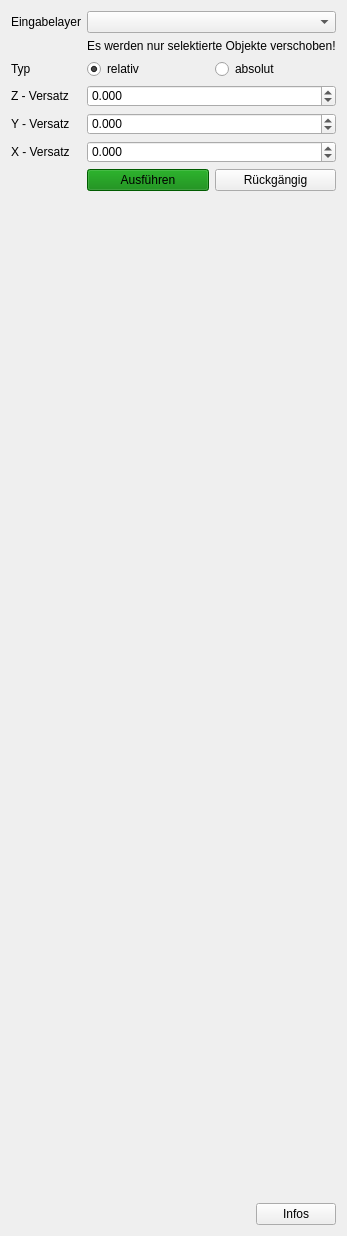
          <widget class="QWidget" name="lfaWidgetVerschieben">
           <property name="styleSheet">
            <string notr="true">#lfaWidgetVerschieben{
	background-color:  rgb(240,240,240)
}</string>
           </property>
           <attribute name="title">
            <string>Verschieben</string>
           </attribute>
           <layout class="QFormLayout" name="formLayout_4">
            <item row="1" column="0">
             <widget class="QLabel" name="label_15">
              <property name="text">
               <string>Eingabelayer</string>
              </property>
             </widget>
            </item>
            <item row="1" column="1">
             <widget class="QgsMapLayerComboBox" name="layerGeometryMove"/>
            </item>
            <item row="3" column="1">
             <widget class="QLabel" name="label_16">
              <property name="text">
               <string>Es werden nur selektierte Objekte verschoben!</string>
              </property>
             </widget>
            </item>
            <item row="4" column="0">
             <widget class="QLabel" name="label_22">
              <property name="text">
               <string>Typ</string>
              </property>
             </widget>
            </item>
            <item row="4" column="1">
             <layout class="QHBoxLayout" name="horizontalLayout">
              <item>
               <widget class="QRadioButton" name="radioGeometryMoveRelativ">
                <property name="text">
                 <string>relativ</string>
                </property>
                <property name="checked">
                 <bool>true</bool>
                </property>
               </widget>
              </item>
              <item>
               <widget class="QRadioButton" name="radioGeometryMoveAbsolut">
                <property name="text">
                 <string>absolut</string>
                </property>
               </widget>
              </item>
             </layout>
            </item>
            <item row="6" column="0">
             <widget class="QLabel" name="label_23">
              <property name="text">
               <string>Z - Versatz</string>
              </property>
             </widget>
            </item>
            <item row="6" column="1">
             <widget class="QgsDoubleSpinBox" name="spinBoxGeometryMoveZ">
              <property name="decimals">
               <number>3</number>
              </property>
              <property name="minimum">
               <double>-10000.000000000000000</double>
              </property>
              <property name="maximum">
               <double>10000.000000000000000</double>
              </property>
             </widget>
            </item>
            <item row="8" column="0">
             <widget class="QLabel" name="label_24">
              <property name="text">
               <string>Y - Versatz</string>
              </property>
             </widget>
            </item>
            <item row="8" column="1">
             <widget class="QgsDoubleSpinBox" name="spinBoxGeometryMoveY">
              <property name="decimals">
               <number>3</number>
              </property>
              <property name="minimum">
               <double>-100000.000000000000000</double>
              </property>
              <property name="maximum">
               <double>100000.000000000000000</double>
              </property>
             </widget>
            </item>
            <item row="11" column="0">
             <widget class="QLabel" name="label_25">
              <property name="text">
               <string>X - Versatz</string>
              </property>
             </widget>
            </item>
            <item row="11" column="1">
             <widget class="QgsDoubleSpinBox" name="spinBoxGeometryMoveX">
              <property name="decimals">
               <number>3</number>
              </property>
              <property name="minimum">
               <double>-100000.000000000000000</double>
              </property>
              <property name="maximum">
               <double>100000.000000000000000</double>
              </property>
             </widget>
            </item>
            <item row="14" column="1">
             <layout class="QHBoxLayout" name="horizontalLayout_2">
              <property name="leftMargin">
               <number>0</number>
              </property>
              <property name="topMargin">
               <number>0</number>
              </property>
              <property name="rightMargin">
               <number>0</number>
              </property>
              <property name="bottomMargin">
               <number>0</number>
              </property>
              <item>
               <widget class="QPushButton" name="btnGeometryMoveRun">
                <property name="sizePolicy">
                 <sizepolicy hsizetype="Preferred" vsizetype="Fixed">
                  <horstretch>0</horstretch>
                  <verstretch>0</verstretch>
                 </sizepolicy>
                </property>
                <property name="toolTip">
                 <string/>
                </property>
                <property name="styleSheet">
                 <string notr="true">background-color : green</string>
                </property>
                <property name="text">
                 <string>Ausführen</string>
                </property>
               </widget>
              </item>
              <item>
               <widget class="QPushButton" name="btnGeometryMoveReverse">
                <property name="sizePolicy">
                 <sizepolicy hsizetype="Preferred" vsizetype="Fixed">
                  <horstretch>0</horstretch>
                  <verstretch>0</verstretch>
                 </sizepolicy>
                </property>
                <property name="text">
                 <string>Rückgängig</string>
                </property>
               </widget>
              </item>
             </layout>
            </item>
            <item row="18" column="1">
             <layout class="QHBoxLayout" name="horizontalLayout_3">
              <property name="topMargin">
               <number>0</number>
              </property>
              <property name="rightMargin">
               <number>0</number>
              </property>
              <property name="bottomMargin">
               <number>0</number>
              </property>
              <item>
               <spacer name="horizontalSpacer_4">
                <property name="orientation">
                 <enum>Qt::Horizontal</enum>
                </property>
                <property name="sizeType">
                 <enum>QSizePolicy::Expanding</enum>
                </property>
                <property name="sizeHint" stdset="0">
                 <size>
                  <width>40</width>
                  <height>20</height>
                 </size>
                </property>
               </spacer>
              </item>
              <item>
               <widget class="QPushButton" name="btnGeometryMoveInfo">
                <property name="sizePolicy">
                 <sizepolicy hsizetype="Minimum" vsizetype="Preferred">
                  <horstretch>0</horstretch>
                  <verstretch>0</verstretch>
                 </sizepolicy>
                </property>
                <property name="text">
                 <string>Infos</string>
                </property>
                <property name="default">
                 <bool>false</bool>
                </property>
               </widget>
              </item>
             </layout>
            </item>
            <item row="16" column="1">
             <spacer name="verticalSpacer">
              <property name="orientation">
               <enum>Qt::Vertical</enum>
              </property>
              <property name="sizeType">
               <enum>QSizePolicy::Maximum</enum>
              </property>
              <property name="sizeHint" stdset="0">
               <size>
                <width>20</width>
                <height>1000</height>
               </size>
              </property>
             </spacer>
            </item>
           </layout>
          </widget>
